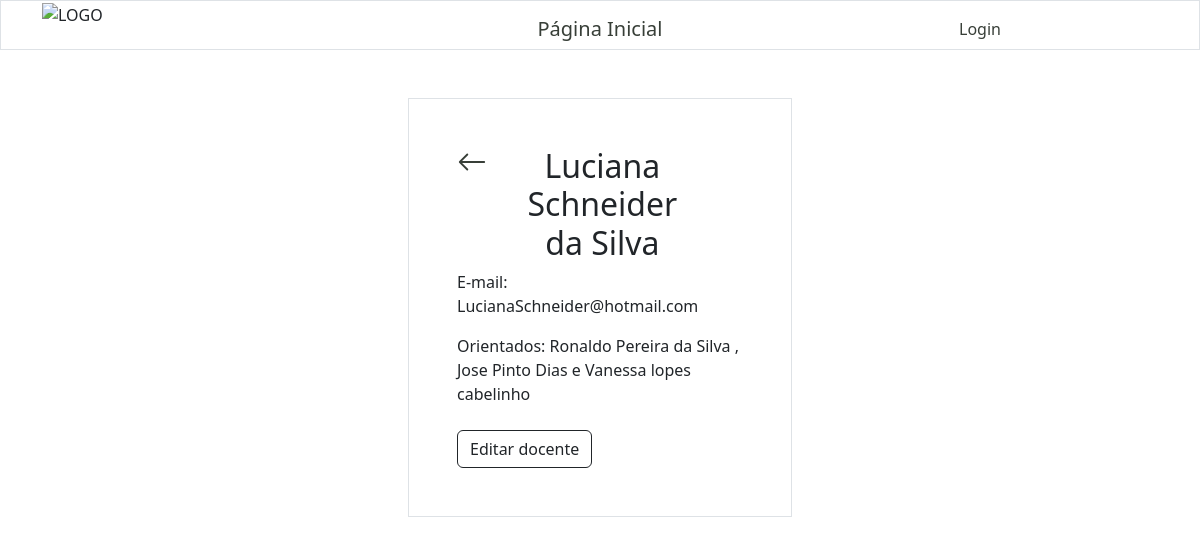
The app's page /docentes/docenteInfo/1/ with its own data.
### docentes/models.py (models this page shows, shortened)
class Docente(models.Model):
    nome = models.CharField(max_length=255)
    sobrenome = models.CharField(max_length=255, null=True)
    email = models.EmailField(max_length=255, null=True)
    orientados = models.ManyToManyField(Aluno, related_name='docentes_orientadores', blank=True)

### alunos/models.py (models this page shows)
class Aluno(models.Model):
    nome = models.CharField(max_length=255)
    sobrenome = models.CharField(max_length=255)
    curso = models.ForeignKey(Turma, on_delete=models.SET_NULL, null=True)
    orientadores = models.ManyToManyField('docentes.Docente', related_name='alunos_orientados')
    defesa = models.BooleanField(blank=True)
    data_defesa = models.DateField(null=True, blank=True)
    artigo = models.URLField(max_length=400, blank=True)
    bolsista = models.CharField(max_length=30)
    obs = models.TextField(max_length=255, blank=True)
    email = models.EmailField(max_length=255, null=True)
    matricula = models.CharField(max_length=20, null=True)
    def __str__(self):
        return f"{self.nome} {self.sobrenome}"

### docentes/views.py (the view)
# urls.py: path('docentes/docenteInfo/<int:id>/', views.docenteInfo, name='docenteInfo'),
def docenteInfo(request, id):
    docenteID = get_object_or_404(Docente, id=id)
    template = loader.get_template('docenteInfo.html')
    alunos_orientados = docenteID.alunos_orientados.all()
    context = {'docenteID': docenteID, 'alunos_orientados': alunos_orientados }
    return HttpResponse(template.render(context, request))

### docentes/templates/docenteInfo.html (shortened to what this page needs)
{% extends "master.html" %}
{% block content %}
    {% include "header.html" %}
    <div class="row">
        <div class="col"></div>
        <div class="col">
            <div class="container p-5 my-5 border">
                <div class="row">
                    <div class="col">
                        <a href="/docentes">
                            <svg xmlns="http://www.w3.org/2000/svg" width="30" height="30" fill="currentColor" class="bi bi-arrow-left" viewBox="0 0 16 16">
                                <path fill-rule="evenodd" d="M15 8a.5.5 0 0 0-.5-.5H2.707l3.147-3.146a.5.5 0 1 0-.708-.708l-4 4a.5.5 0 0 0 0 .708l4 4a.5.5 0 0 0 .708-.708L2.707 8.5H14.5A.5.5 0 0 0 15 8"/>
                            </svg>
                        </a>
                    </div>
                    <div class="col-8">
                        <h2 class="text-center">
                            {{ docenteID.nome }} {{ docenteID.sobrenome }}
                        </h2>
                    </div>
                    <div class="col"></div>
                </div>
                <p>E-mail: {{ docenteID.email }}</p>
                {%if alunos_orientados.count > 0 %}
                    <p>Orientados:
                        {% for orientados in alunos_orientados %}
                            {{orientados}} {% if forloop.counter == alunos_orientados|length|add:-1 %} e {% elif not forloop.last %}, {% endif %}
                        {% endfor %}
                    </p>
                {% else %}
                    <p> Orientados: Nenhum </p>
                {%endif%}
                <div class="container px-0 mt-4">
                    <a href="{% url 'editar_docente' docenteID.id %}">
                        <button type="button" class="btn btn-outline-dark">
                            Editar docente
                        </button>
                    </a>
                </div>
            </div>
        </div>
        <div class="col"></div>
    </div>
{% endblock %}

### alunos/static/css/style.css (style rules this page uses)
a { color: rgb(56, 63, 56); background-color: transparent; text-decoration: none; }

### records on screen
Docente: nome "Luciana", sobrenome "Schneider da Silva", email "LucianaSchneider@hotmail.com"
Aluno: nome+sobrenome "Ronaldo Pereira da Silva"
Aluno: nome+sobrenome "Jose Pinto Dias"
Aluno: nome+sobrenome "Vanessa lopes cabelinho"
